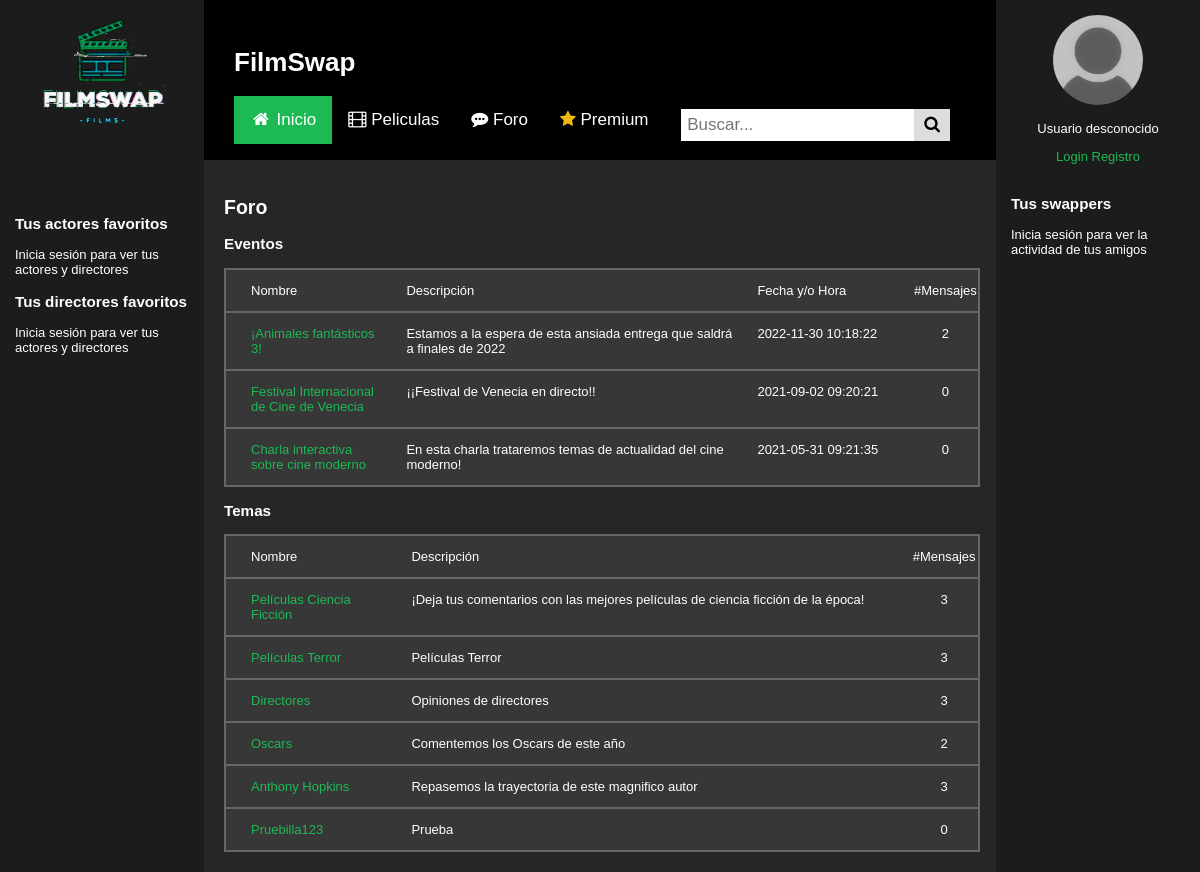
Screenshot of /foro.php with the database file from the repository.
### tables this page shows
CREATE TABLE `foro_eventos_temas` (
  `id` int(11) NOT NULL,
  `name` varchar(45) NOT NULL,
  `description` longtext NOT NULL,
  `time` timestamp NULL DEFAULT NULL,
  `time_created` timestamp NOT NULL DEFAULT current_timestamp(),
  `num_messages` int(11) NOT NULL DEFAULT 0
);

### includes/eventosTemas/EventoTema.php (called while the page is built, shortened)
<?php
class EventoTema
{
  public static function buscaEventosRecientes()
  {
      $result = [];
      $app = App::getSingleton();
      $conn = $app->conexionBd();
      $query = "SELECT * FROM foro_eventos_temas WHERE time IS NOT NULL ORDER BY time DESC";
      $rs = $conn->query($query);
      if ($rs) {
        while($fila = $rs->fetch_assoc()) {
          $result[] = new EventoTema($fila['id'], $fila['name'], $fila['description'], $fila['time'], $fila['time_created'], $fila['num_messages']);
        }
      }
      return $result;
  }
  public static function buscaTemas()
  {
      $result = [];
      $app = App::getSingleton();
      $conn = $app->conexionBd();
      $query = "SELECT * FROM foro_eventos_temas WHERE time IS NULL";
      $rs = $conn->query($query);
      if ($rs) {
        while($fila = $rs->fetch_assoc()) {
          $result[] = new EventoTema($fila['id'], $fila['name'], $fila['description'], $fila['time'], $fila['time_created'], $fila['num_messages']);
        }
      }
      return $result;
  }
  private $id;
  private $name;
  private $description;
  private $time;
  private $num_messages;
  private function __construct($id, $name, $description, $time, $time_created, $num_messages)
  {
      $this->id= $id;
      $this->name = $name;
      $this->description = $description;
      $this->time = $time;
      $this->num_messages = $num_messages;
  }
  public function id()
  {
      return $this->id;
  }
  public function name()
  {
      return $this->name;
  }
  public function description()
  {
      return $this->description;
  }
  public function time()
  {
      return $this->time;
  }
  public function num_messages()
  {
      return $this->num_messages;
  }
}

### includes/comun/foro_utils.php (the view, shortened to what this page needs)
<?php
function listaEventos() {
    $html=<<<EOS
        <h3>Eventos</h3>
        <div class="row-top">
            <div class="col" id="col-4-1">
                <p>Nombre</p>
            </div>
            <div class="col" id="col-4-2">
                <p>Descripción</p>
            </div>
            <div class="col" id="col-4-3">
                <p>Fecha y/o Hora</p>
            </div>
            <div class="col" id="col-4-4">
                <p>#Mensajes</p>
            </div>
        </div>
    EOS;
    $eventos = EventoTema::buscaEventosRecientes();
    foreach($eventos as $evento) {
        $href = RUTA_APP.'eventoTema.php?id=' . $evento->id() . '&name=' . $evento->name() . '&time=' . $evento->time();
        $editarEliminar = '';
        $html.=<<<EOS
            <div class="row">
            <div class="col" id="col-4-1">
            <p><a href="$href">{$evento->name()} </a></p>
            $editarEliminar
            </div>
            <div class="col" id="col-4-2">
            <p>{$evento->description()}</p>
            </div>
            <div class="col" id="col-4-3">
            <p>{$evento->time()}</p>
            </div>
            <div class="col" id="col-4-4">
            <p>{$evento->num_messages()}</p>
            </div>
            </div>
        EOS;
    }
    return $html;
}
function listaTemas() {
    $html=<<<EOS
        <h3>Temas</h3>
        <div class="row-top">
            <div class="col" id="col-3-1">
                <p>Nombre</p>
            </div>
            <div class="col" id="col-3-2">
                <p>Descripción</p>
            </div>
            <div class="col" id="col-3-3">
                <p>#Mensajes</p>
            </div>
        </div>
    EOS;
    $temas = EventoTema::buscaTemas();
    foreach($temas as $tema) {
        $href = RUTA_APP.'eventoTema.php?id=' . $tema->id() . '&name=' . $tema->name() . '&time=' . $tema->time();
        $editarEliminar = '';
        $html.=<<<EOS
            <div class="row">
            <div class="col" id="col-3-1">
            <p><a href="$href">{$tema->name()} </a></p>
            $editarEliminar
            </div>
            <div class="col" id="col-3-2">
            <p>{$tema->description()}</p>
            </div>
            <div class="col" id="col-3-3">
            <p>{$tema->num_messages()}</p>
            </div>
            </div>
        EOS;
    }
    return $html;
}

### estilo.css (style rules this page uses)
html { height: 100%; }
body { display: flex; background-color: #262626; margin: 0px; padding: 0px; min-height: -webkit-fill-available; font-size: small; }
a { color: #1DB954; text-decoration: none; }
* { font-family: 'Nunito Sans', sans-serif; }
.row-top { justify-content: space-around; width: 100%; border-style: solid; border-color: #666666; border-width: 2px; display: flex; }
.row { justify-content: space-around; width: 100%; border-style: solid; border-color: #666666; border-width: 0 2px 2px 2px; display: flex; }
.col { padding-left: 25px; background-color: #373737; }
#col-4-1 { width: 20%; }
#col-4-2 { width: 50%; }
#col-4-3 { width: 20%; }
#col-4-4 { width: 10%; }
#col-4-4 > p { text-align: center; }
#col-3-1 { width: 20%; }
#col-3-2 { width: 70%; }
#col-3-3 { width: 10%; }
#col-3-3 > p { text-align: center; }

### rows the page displays
foro_eventos_temas: name "¡Animales fantásticos 3!", description "Estamos a la espera de esta ansiada entrega que saldrá a finales de 2022", time "2022-11-30 10:18:22", num_messages "2"
foro_eventos_temas: name "Festival Internacional de Cine de Venecia", description "¡¡Festival de Venecia en directo!!", time "2021-09-02 09:20:21", num_messages "0"
foro_eventos_temas: name "Charla interactiva sobre cine moderno", description "En esta charla trataremos temas de actualidad del cine moderno!", time "2021-05-31 09:21:35", num_messages "0"
foro_eventos_temas: name "Películas Ciencia Ficción", description "¡Deja tus comentarios con las mejores películas de ciencia ficción de la época!", num_messages "3"
foro_eventos_temas: name "Películas Terror", description "Películas Terror", num_messages "3"
foro_eventos_temas: name "Directores", description "Opiniones de directores", num_messages "3"
foro_eventos_temas: name "Oscars", description "Comentemos los Oscars de este año", num_messages "2"
foro_eventos_temas: name "Anthony Hopkins", description "Repasemos la trayectoria de este magnifico autor", num_messages "3"
foro_eventos_temas: name "Pruebilla123", description "Prueba", num_messages "0"
